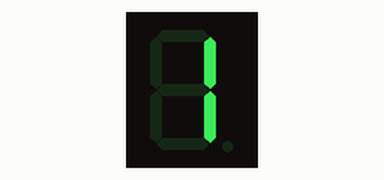
This sketch was run on a simulated Arduino Uno, built with avr-gcc and run on an emulated ATmega328P. Parts: 1-digit seven-segment display. Wiring (inferred from the names in the program): 1-digit 7-segment display, segments lit when HIGH: segments pin 2, pin 3, pin 4, pin 5, pin 6, pin 7, pin 8. The segment pins are drawn as the display they are named for; what the sketch prints to the serial monitor is not drawn.

Above: at 2.1 s.
At 4.1 s:
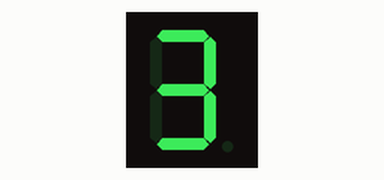
At 6.1 s:
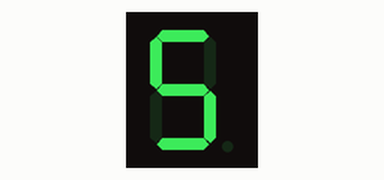
At 8.1 s:
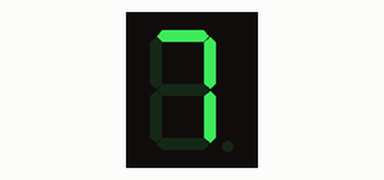
At 30.1 s:
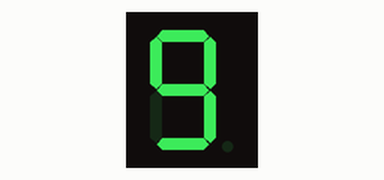

The sketch:

practica_5.ino
```cpp
//inciso a
float conversor_kg_a_lb (float kg, float lb);
//inciso b
int conversor_amp_a_aamp (int amp, int aamp);
float lb = 2.2;
float aamp = 1000000;
//inciso c,d
const int a = 2;
const int b = 3;
const int c = 4;
const int d = 5;
const int e = 6;
const int f = 7;
const int g = 8;

const int E = 7;
const int segmentos[E] = {a, b, c, d, e, f, g};

const int numeros[10][E] = {
  /*1*/ {0, 1, 1, 0, 0, 0, 0},
  /*3*/ {1, 1, 1, 1, 0, 0, 1},
  /*5*/ {1, 0, 1, 1, 0, 1, 1},
  /*7*/ {1, 1, 1, 0, 0, 0, 0},
  /*9*/ {1, 1, 1, 1, 0, 1, 1},
};
const int APAGADO = LOW;

void setup() {
  //inciso a
  Serial.begin(9600);
  delay (1000);
  Serial.println ("El resultado en libras es");
  Serial.println (conversor_kg_a_lb(8,lb));

  //inciso b
  delay (1000);
  Serial.println ("El resultado en microamperios es");
  Serial.println (conversor_amp_a_aamp(30,aamp));

  //inciso c,d
  for (int q=0; q<E; q++){
    pinMode(segmentos[q], OUTPUT);
    digitalWrite(segmentos[q], APAGADO);
  }
}
//inciso c,d
void print(int z){
  for (int q=0; q<E; q++){
    digitalWrite(segmentos[q], numeros [z][q]);
  }
}

void loop() {
  for (int q=0; q<10; q++){
    print(q);
    delay(2000);
  }
}
//inciso a
float conversor_kg_a_lb (float kg, float lb)
{
  float resultado_lb;
  resultado_lb = kg*lb;
  return resultado_lb;
}
//inciso b
int conversor_amp_a_aamp (int amp, int aamp)
{
  int resultado_amp;
  resultado_amp = amp/aamp;
  return resultado_amp;
}
```

Measured:
- what the display in image 0 shows lasts 2.0 s, from 2.0 s to 4.0 s
